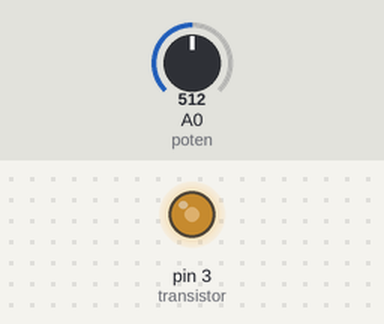
This sketch was run on a simulated Arduino Uno, built with avr-gcc and run on an emulated ATmega328P. Parts: output pins drawn as LEDs (lit = HIGH). The test bench sets the inputs (shaded band); at power-on: A0 (poten) = 512.

Above: at 1.2 s.
1.3 s: A0 (poten) set to 716
At 2.5 s:
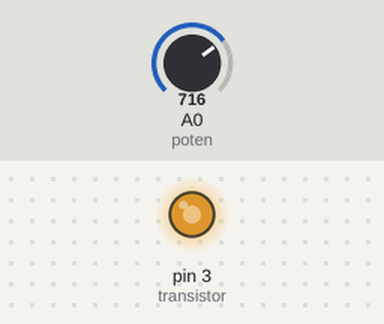
2.8 s: A0 (poten) set to 900
At 3.8 s:
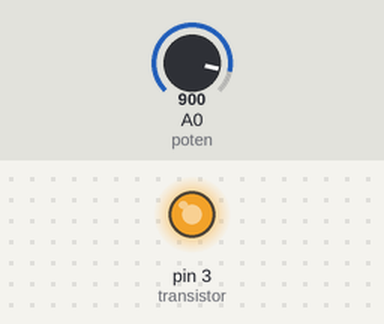
4.3 s: A0 (poten) set to 122
At 5.0 s:
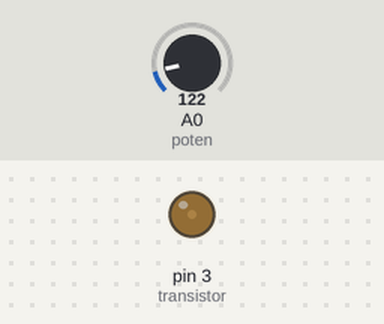
5.8 s: A0 (poten) set to 0
At 6.1 s:
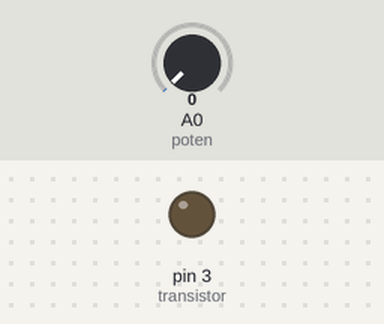
Timing chart, 0 to 8.3 s (numbered marks = the images above; inputs shaded):
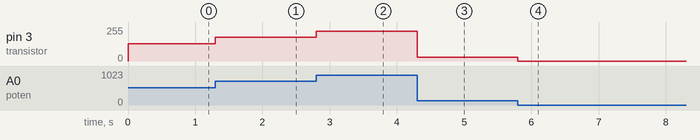

Measured:
- after the input at 1.3 s, pin 3 (transistor): 128/255 → 179/255 at once
- after the input at 2.8 s, pin 3 (transistor): 179/255 → 225/255 at once
- after the input at 4.3 s, pin 3 (transistor): 225/255 → 30/255 at once
- after the input at 5.8 s, pin 3 (transistor): 30/255 → 0/255 at once

The sketch:

15_Codigo.ino
```cpp
// Mexendo no potenciometro( 250 k.Ohns) da direta para esquerda ele acelera

int poten = 0; // potenciometro
int transistor = 3;
int potenValor = 0;

void setup()
{
  pinMode(transistor, OUTPUT);
}

void loop()
{
  potenValor = analogRead(poten)/4; // max/4 ou seja 1024 uni./4
  analogWrite(transistor,potenValor);
}
```
